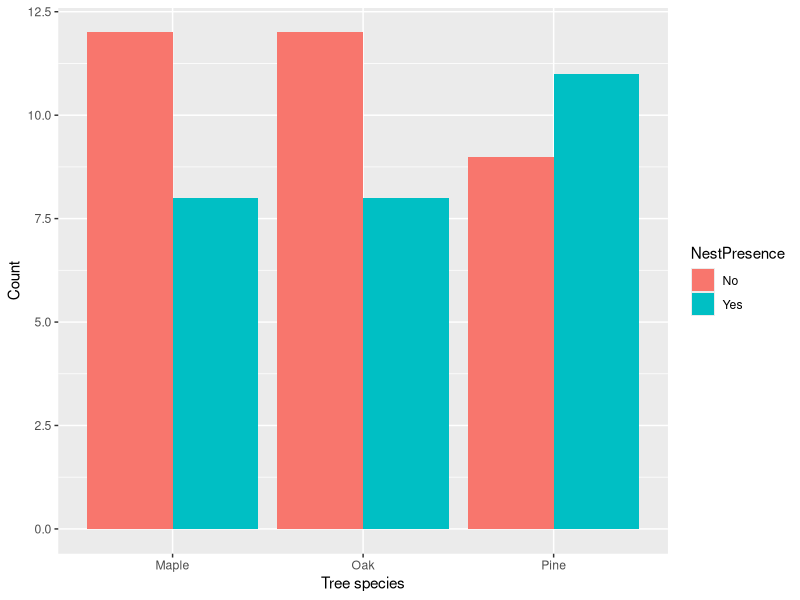
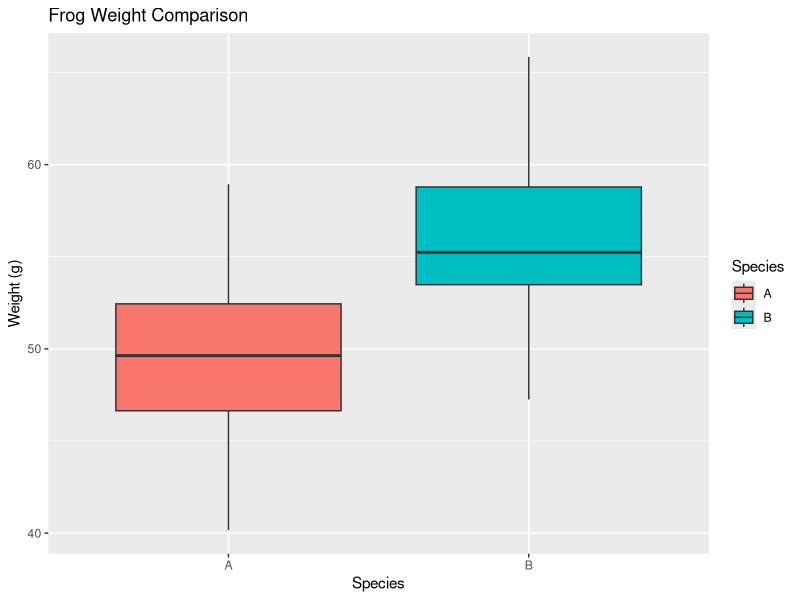
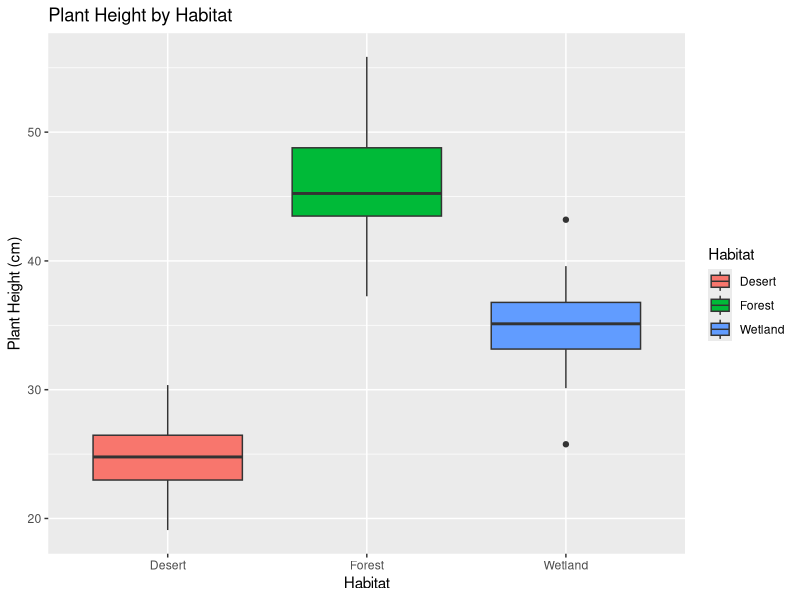
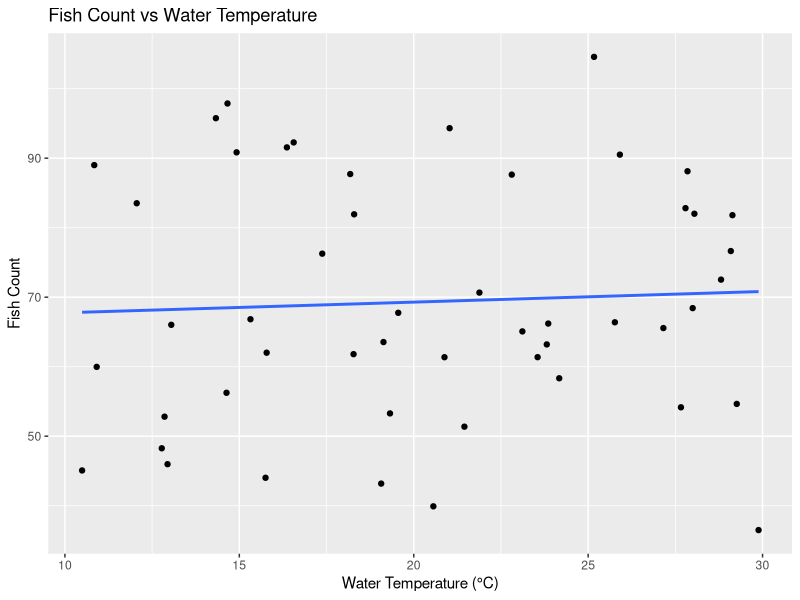
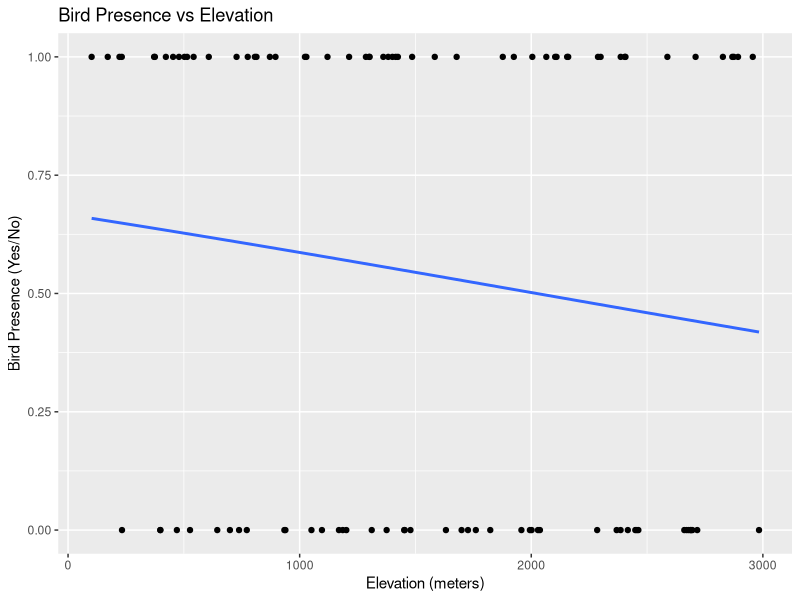

These charts were generated, in order, by the following R code:
# In this R script we will explore different form of statistical tests!

# Load libraries
library(tidyverse)

# -------------------------------
# 1. G-test (Categorical Response and Categorical Explanatory Variable)

# Example: Bird nest preferences
data_g_test <- data.frame(
  TreeSpecies = factor(rep(c("Oak", "Pine", "Maple"), each = 20)),
  NestPresence = sample(c("Yes", "No"), 60, replace = TRUE)
)

# Check out the data
data_g_test

# Run a G-test (Chi-squared test)
g_test_result <- chisq.test(table(data_g_test$TreeSpecies, data_g_test$NestPresence))
print(g_test_result)

# Create a bar plot
ggplot(data_g_test, aes(x = TreeSpecies, fill = NestPresence)) +
  geom_bar(position = "dodge") +
  labs(x = "Tree species", y = "Count")

# -------------------------------

# -------------------------------
# t-test (Continuous Response and Categorical Explanatory Variable)

# Two species of frogs example
set.seed(123)
data_t_test <- data.frame(
  Species = factor(rep(c("A", "B"), each = 30)),
  Weight = c(rnorm(30, mean = 50, sd = 5), rnorm(30, mean = 55, sd = 5))
)

# Run t-test
t_test_result <- t.test(Weight ~ Species, data = data_t_test)
print(t_test_result)

# Create a boxplot
ggplot(data_t_test, aes(x = Species, y = Weight, fill = Species)) +
  geom_boxplot() +
  labs(title = "Frog Weight Comparison", x = "Species", y = "Weight (g)")
# -------------------------------

# -------------------------------
# ANOVA

# Create example data
set.seed(123)
data_anova <- data.frame(
  Habitat = factor(rep(c("Desert", "Forest", "Wetland"), each = 30)),
  PlantHeight = c(rnorm(30, mean = 25, sd = 3), rnorm(30, mean = 45, sd = 5), rnorm(30, mean = 35, sd = 4))
)

# Run ANOVA
anova_result <- aov(PlantHeight ~ Habitat, data = data_anova)
summary(anova_result)

# Create a boxplot
ggplot(data_anova, aes(x = Habitat, y = PlantHeight, fill = Habitat)) +
  geom_boxplot() +
  labs(title = "Plant Height by Habitat", x = "Habitat", y = "Plant Height (cm)")
# -------------------------------

# -------------------------------
# Linear regression

# Create example data
set.seed(123)
data_lm <- data.frame(
  WaterTemp = runif(50, 10, 30),
  FishCount = 10 + 3 * runif(50, 10, 30) + rnorm(50, 0, 5)
)

# Run linear regression
lm_result <- lm(FishCount ~ WaterTemp, data = data_lm)
summary(lm_result)

# Create a scatter plot with regression line
ggplot(data_lm, aes(x = WaterTemp, y = FishCount)) +
  geom_point() +
  geom_smooth(method = "lm", se = FALSE) +
  labs(title = "Fish Count vs Water Temperature", x = "Water Temperature (°C)", y = "Fish Count")
# -------------------------------

# -------------------------------
# Logistic regression

# Create example data
set.seed(123)
data_logit <- data.frame(
  Elevation = runif(100, 100, 3000),
  BirdPresence = sample(c(0, 1), 100, replace = TRUE)
)

# Run logistic regression
logit_result <- glm(BirdPresence ~ Elevation, data = data_logit, family = binomial)
summary(logit_result)

# Create a scatter plot with a logistic curve
ggplot(data_logit, aes(x = Elevation, y = BirdPresence)) +
  geom_point() +
  stat_smooth(method = "glm", method.args = list(family = binomial), se = FALSE) +
  labs(title = "Bird Presence vs Elevation", x = "Elevation (meters)", y = "Bird Presence (Yes/No)")

# -----------------------------
# Assignment 
# -----------------------------

# Datasets for each scenario! Add and modify code below!

# Scenario 1: Comparing Two Groups
# A biologist measures the leaf nitrogen content (%) in plants from two different habitats: Sunny vs. Shady.

leaf_data <- data.frame(
  habitat = rep(c("Sunny", "Shady"), each = 8),
  nitrogen = c(2.3, 2.5, 2.7, 2.8, 2.9, 3.0, 2.6, 2.4,
               1.8, 2.0, 2.1, 2.3, 1.9, 2.2, 2.1, 2.0)
)

# Scenario 2: More Than Two Groups
# An ecologist measures the average number of pollinator visits to flowers of three species: Aster, Goldenrod, and Sunflower.

pollinator_data <- data.frame(
  species = rep(c("Aster", "Goldenrod", "Sunflower"), each = 6),
  visits = c(5, 6, 4, 7, 5, 6,
             8, 9, 10, 9, 11, 8,
             12, 11, 13, 12, 14, 13)
)

# Scenario 3: Relationship Between Two Variables
# A forester records tree diameter (cm) and age (years) for a sample of trees.

tree_data <- data.frame(
  diameter = c(10, 15, 20, 25, 30, 35, 40, 45),
  age = c(12, 18, 22, 30, 35, 40, 45, 50)
)

# Scenario 4: Categorical Data
# A conservationist records whether birds are Present or Absent at two sites: Restored and Unrestored.

# One row per bird survey, same format as the G-test example at the top of this script
# Restored: 25 Present, 15 Absent; Unrestored: 10 Present, 20 Absent
bird_data <- data.frame(
  site = factor(rep(c("Restored", "Unrestored"), times = c(40, 30))),
  bird = factor(c(rep(c("Present", "Absent"), times = c(25, 15)),
                  rep(c("Present", "Absent"), times = c(10, 20))))
)
